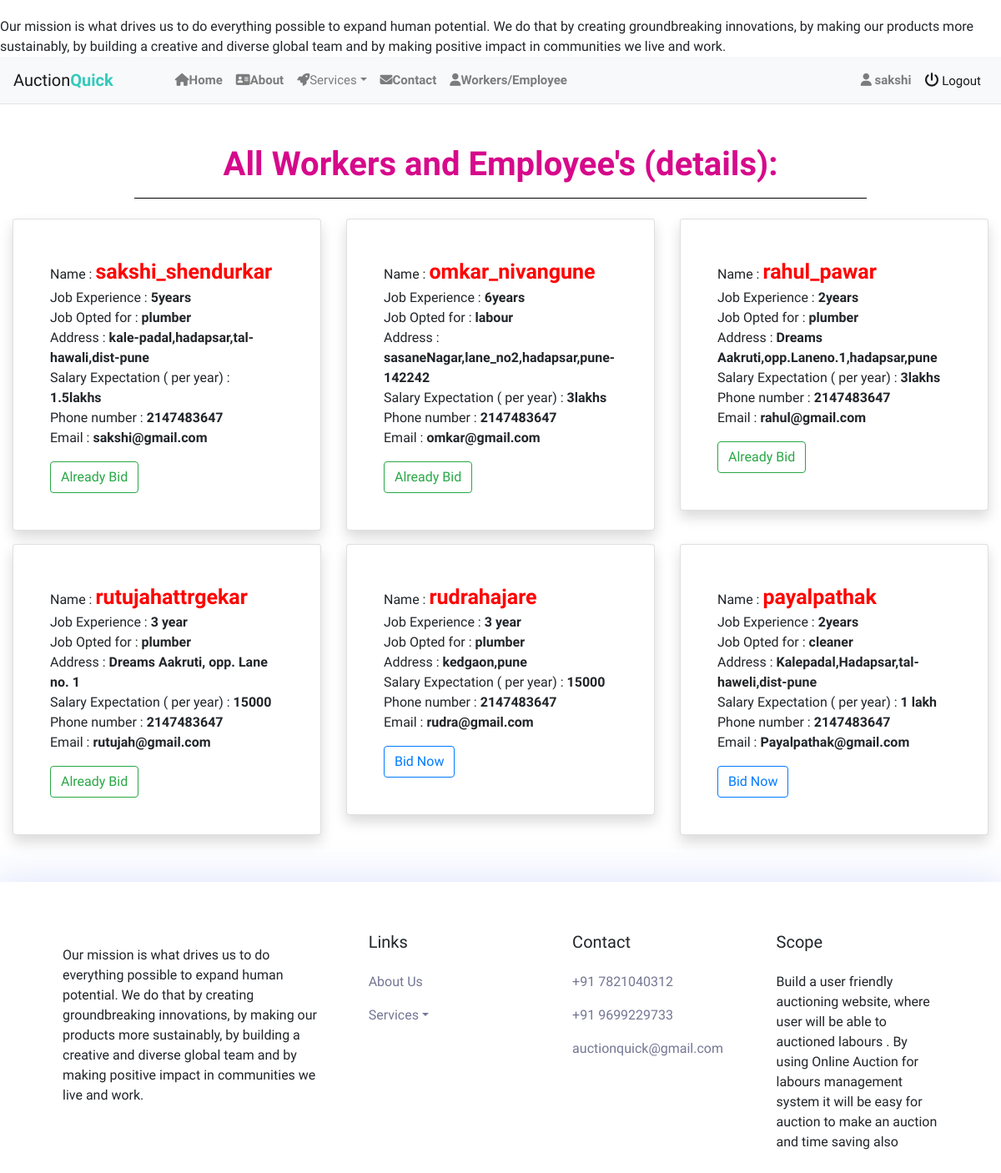
/customer/Workers_Employee.php (signed in), run on the app's committed database.
### tables this page shows
CREATE TABLE `customer` (
  `id` int(11) NOT NULL,
  `db_name` varchar(25) NOT NULL,
  `db_jobExperience` varchar(20) NOT NULL,
  `db_jobOpted` varchar(20) NOT NULL,
  `db_gender` varchar(10) NOT NULL,
  `db_dob` date NOT NULL,
  `db_workAt` varchar(100) NOT NULL,
  `db_workAs` varchar(100) NOT NULL,
  `db_phone` varchar(10) NOT NULL,
  `db_email` varchar(50) NOT NULL,
  `db_pass` varchar(20) NOT NULL
);

CREATE TABLE `users` (
  `id` int(11) NOT NULL,
  `db_name` varchar(20) NOT NULL,
  `db_jobExperience` varchar(20) NOT NULL,
  `db_jobOpted` varchar(20) NOT NULL,
  `db_address` varchar(50) NOT NULL,
  `db_gender` varchar(6) NOT NULL,
  `db_dob` date NOT NULL,
  `db_salary` varchar(10) NOT NULL,
  `db_phone` int(10) NOT NULL,
  `db_email` varchar(50) NOT NULL,
  `db_pass` varchar(20) NOT NULL
);

### customer/custName.php (called while the page is built, shortened)
<?php
include('..//dbconnection.php');
if($_SESSION['is_login']){
 $rEmail = $_SESSION['rEmail'];
}else{
 echo "<script> location.href='../index.php'; </script>";
}
$sql = "SELECT * FROM customer WHERE db_email = '$rEmail'";
$result = $conn->query($sql);
if ($result->num_rows == 1) {
   $row = $result->fetch_assoc();
   $rName = $row['db_name'];
}
?>

### customer/Workers_Employee.php (the view, shortened to what this page needs)
<?php
include('..//dbconnection.php');
include('custName.php');
?>
<!DOCTYPE html>
<html lang="en">
<head>
<link rel="stylesheet" href="https://stackpath.bootstrapcdn.com/bootstrap/4.5.0/css/bootstrap.min.css">
<link rel="stylesheet" href="https://maxcdn.bootstrapcdn.com/font-awesome/4.7.0/css/font-awesome.min.css">
<link href="https://maxcdn.bootstrapcdn.com/font-awesome/4.7.0/css/font-awesome.min.css" rel="stylesheet" />
<link rel="stylesheet" href="path/to/font-awesome/css/font-awesome.min.css">
<link rel="stylesheet" href="home.css">
</head>
<body>
<marquee>Our mission is what drives us to do everything possible to expand human potential. We do that   by creating groundbreaking innovations, by making  our products more sustainably, by building a creative and  diverse global team and by making positive impact in communities we live and work.</marquee>
<nav class="navbar navbar-expand-lg navbar-light bg-light">
<a href="" class="navbar-brand">Auction<b>Quick</b></a>
<div class="collapse navbar-collapse" id="navbarSupportedContent">
<ul class="navbar-nav mr-auto">
<li class="nav-item ">
<a class="nav-link" href=""><b><i class="fa fa-home" aria-hidden="true"></i>Home</b> <span class="sr-only">(current)</span></a>
</li>
<li class="nav-item">
<a class="nav-link" href="About.php"><b><i class="fa fa-address-card" aria-hidden="true"></i>About</b></a>
</li>
<div class="nav-item dropdown">
<a href="" data-toggle="dropdown" class="nav-item nav-link dropdown-toggle"><i class="fa fa-rocket" aria-hidden="true"></i>Services</a>
</div>
<li class="nav-item">
<a class="nav-link" href="contact us.php"><b><i class="fa fa-envelope" aria-hidden="true"></i>Contact</b></a>
</li>
<li class="nav-item">
<a class="nav-link" href="Workers_Employee.php"><b><i class="fa fa-user" aria-hidden="true"></i>Workers/Employee</b></a>
</li>
</ul>
<ul class="navbar-nav ml-auto">
<li class="nav-item ">
          <a class="nav-link " href="bidUserCust.php"><i class="fa fa-user " aria-hidden="true"></i> <b><?php echo $rName ?></b></a>
</li>
<li class="nav-item active" >
<a class="nav-link" href="../logout.php"><i class="fa fa-power-off " style="font-size: 17px;"></i> Logout</a>
</li>
</ul>
</div>
</nav>
  <div class="container-fluid my-5">
  <h1 class="text-center" style="color:#D6098B"><b>All Workers and Employee's (details):</b></h1>
    <hr style="background-color: black;" class=" w-75 mx-auto ">
    <div  class="row mt-3">
        <?php
        $sql = "select * from users";
          $result = mysqli_query($conn,$sql);
          if(mysqli_num_rows($result) > 0){
                  while($row = mysqli_fetch_assoc($result)){
                          $name = $row["db_name"] ;
                          $jobE = $row["db_jobExperience"] ;
                          $jobO = $row["db_jobOpted"];
                          $address = $row["db_address"] ;
                          $salary =  $row["db_salary"] ;
                          $phone =  $row["db_phone"] ;
                          $email= $row["db_email"] ;
                      echo'<div class="col-lg-4 col-md-4 col-12 my-2"> ';
                        echo'<div class="card shadow p-4">';
                          echo'<div class="card-body">';
                            echo'<div class="card-text">Name : <b style=" color:red;font-size:25px">'.$name.'</b></div>';
                            echo'<div class="card-text">Job Experience : <b>'.$jobE.'</b></div>';
                            echo'<div class="card-text">Job Opted for : <b>'.$jobO.'</b></div>';
                            echo'<div class="card-text">Address : <b>'.$address.'</b></div>';
                            echo'<div class="card-text">Salary Expectation ( per year) : <b>'.$salary.'</b></div>';
                            echo'<div class="card-text">Phone number : <b>'.$phone.'</b></div>';
                            echo'<div class="card-text">Email : <b>'.$email.'</b></div>';
                            if($conn){
                                $sql = 'SELECT b_email FROM bid_users WHERE b_email ="'.$row["db_email"].'"';
                                if(mysqli_num_rows(mysqli_query($conn,$sql)) == 1){
                                  echo'<input type="submit" class="btn ntn-sm btn-outline-success mt-3"
                                  value="Already Bid">';
                                }else{
                                  echo'<form action="" method="post">
                                  <input type="hidden" name="tName" value=' .$rName . '>
                                  <input type="hidden" name="id" value=' . $row['id'] . '>
                                  <input type="hidden" name="bName" value=' . $row['db_name'] . '>
                                  <input type="hidden" name="bJobE" value=' . $row['db_jobExperience'] . '>
                                  <input type="hidden" name="bJobO" value=' . $row['db_jobOpted'] . '>
                                  <input type="hidden" name="bAddress" value=' . $row['db_address'] . '>
                                  <input type="hidden" name="bSalary" value=' . $row['db_salary'] . '>
                                  <input type="hidden" name="bPhone" value=' . $row['db_phone'] . '>
                                  <input type="hidden" name="bEmail" value=' . $row['db_email'] . '>
                                  <input type="submit" class="btn ntn-sm btn-outline-primary mt-3"
                                  name="rBid" value="Bid Now"></form>';
                                }
                            }
                          echo'</div>';
                        echo'</div>';
                      echo'</div>';
                }
          }else{
              echo" Empty";
          }
        ?>
    </div>
</div>
<footer class="footer_area section_padding_130_0">
<div class="container">
<div class="row">
<div class="col-12 col-sm-6 col-lg-4">
<div class="single-footer-widget section_padding_0_130">
<p>Our mission is what drives us to do everything possible to expand human potential. We do that   by creating groundbreaking innovations, by making  our products more sustainably, by building a creative and  diverse global team and by making positive impact in communities we live and work.</p>
</div>
</div>
<div class="col-12 col-sm-6 col-lg">
<div class="single-footer-widget section_padding_0_130">
<h5 class="widget-title">Links</h5>
<div class="footer_menu">
<ul>
<li><a href="#">About Us</a></li>
<li class="dropdown">
<a href="#" data-toggle="dropdown" role="button" id="drop5" class="dropdown-toggle">Services<b class="caret"></b></a>
</li>
</ul>
</div>
</div>
</div>
<div class="col-12 col-sm-6 col-lg">
<div class="single-footer-widget section_padding_0_130">
<h5 class="widget-title">Contact</h5>
<div class="footer_menu">
<ul>
<li><a href="tel:+91 7821040312">+91 7821040312</a></li>
<li><a href="tel:+91 9699229733">+91 9699229733</a></li>
<li><a href="sakshishendurkar@gmail.com">auctionquick@gmail.com</a></li>
</ul>
</div>
</div>
</div>
<div class="col-12 col-sm-6 col-lg">
<div class="single-footer-widget section_padding_0_130">
<h5 class="widget-title">Scope</h5>
<p>Build a user friendly auctioning website, where user will be able to auctioned labours . By using Online Auction for labours  management system it will be easy for auction to make an auction and time saving also</p>
</div>
</div>
</div>
</div>
</footer>
</html>

### customer/home.css (style rules this page uses)
body { font-family: 'Varela Round', sans-serif; }
.navbar { background: #fff; padding-left: 16px; padding-right: 16px; border-bottom: 1px solid #dfe3e8; border-radius: 0; }
.navbar .navbar-brand { padding-left: 0; font-size: 20px; padding-right: 50px; }
.navbar .navbar-brand b { color: #33cabb; }
.navbar a { color: #888; font-size: 15px; }
.navbar a, .navbar a:active { color: #888; padding: 8px 20px; background: transparent; line-height: normal; }
body { margin-top:20px; }
.footer_area { position: relative; z-index: 1; overflow: hidden; box-shadow: 0 8px 48px 8px rgba(47, 91, 234, 0.175); padding:60px; }
.footer_area .row { margin-left: -25px; margin-right: -25px; }
.footer_area .row .col, .footer_area .row .col-1, .footer_area .row .col-10, .footer_area .row .col-11, .footer_area .row .col-12, .footer_area .row .col-2, .footer_area .row .col-3, .footer_area .row .col-4, .footer_area .row .col-5, .footer_area .row .col-6, .footer_area .row .col-7, .footer_area .row .col-8, .footer_area .row .col-9, .footer_area .row .col-auto, .footer_area .row .col-lg, .footer_area .row .col-lg-1, .footer_area .row .col-lg-10, .footer_area .row .col-lg-11, .footer_area .row .col-lg-12, .footer_area .row .col-lg-2, .footer_area .row .col-lg-3, .footer_area .row .col-lg-4, .footer_area .row .col-lg-5, .footer_area .row .col-lg-6, .footer_area .row .col-lg-7, .footer_area .row .col-lg-8, .footer_area .row .col-lg-9, .footer_area .row .col-lg-auto, .footer_area .row .col-md, .footer_area .row .col-md-1, .footer_area .row .col-md-10, .footer_area .row .col-md-11, .footer_area .row .col-md-12, .footer_area .row .col-md-2, .footer_area .row .col-md-3, .footer_area .row .col-md-4, .footer_area .row .col-md-5, .footer_area .row .col-md-6, .footer_area .row .col-md-7, .footer_area .row .col-md-8, .footer_area .row .col-md-9, .footer_area .row .col-md-auto, .footer_area .row .col-sm, .footer_area .row .col-sm-1, .footer_area .row .col-sm-10, .footer_area .row .col-sm-11, .footer_area .row .col-sm-12, .footer_area .row .col-sm-2, .footer_area .row .col-sm-3, .footer_area .row .col-sm-4, .footer_area .row .col-sm-5, .footer_area .row .col-sm-6, .footer_area .row .col-sm-7, .footer_area .row .col-sm-8, .footer_area .row .col-sm-9, .footer_area .row .col-sm-auto, .footer_area .row .col-xl, .footer_area .row .col-xl-1, .footer_area .row .col-xl-10, .footer_area .row .col-xl-11, .footer_area .row .col-xl-12, .footer_area .row .col-xl-2, .footer_area .row .col-xl-3, .footer_area .row .col-xl-4, .footer_area .row .col-xl-5, .footer_area .row .col-xl-6, .footer_area .row .col-xl-7, .footer_area .row .col-xl-8, .footer_area .row .col-xl-9, .footer_area .row .col-xl-auto { padding-right: 25px; padding-left: 25px; }
.single-footer-widget { position: relative; z-index: 1; }
.single-footer-widget .widget-title { margin-bottom: 1.5rem; }
.single-footer-widget .footer_menu li a { color: #747794; margin-bottom: 1rem; display: block; font-size: 1rem; }
.single-footer-widget .footer_menu li:last-child a { margin-bottom: 0; }
ol li, ul li { list-style: none; }
ol, ul { margin: 0; padding: 0; }

### data on the page
customer: db_name "sakshi"
users: db_name "sakshi_shendurkar", db_jobExperience "5years", db_jobOpted "plumber", db_address "kale-padal,hadapsar,tal-hawali,dist-pune", db_salary "1.5lakhs", db_phone "2147483647", db_email "sakshi@gmail.com"
users: db_name "omkar_nivangune", db_jobExperience "6years", db_jobOpted "labour", db_address "sasaneNagar,lane_no2,hadapsar,pune-142242", db_salary "3lakhs", db_phone "2147483647", db_email "omkar@gmail.com"
users: db_name "rahul_pawar", db_jobExperience "2years", db_jobOpted "plumber", db_address "Dreams Aakruti,opp.Laneno.1,hadapsar,pune", db_salary "3lakhs", db_phone "2147483647", db_email "rahul@gmail.com"
users: db_name "rutujahattrgekar", db_jobExperience "3 year", db_jobOpted "plumber", db_address "Dreams Aakruti, opp. Lane no. 1", db_salary "15000", db_phone "2147483647", db_email "rutujah@gmail.com"
users: db_name "rudrahajare", db_jobExperience "3 year", db_jobOpted "plumber", db_address "kedgaon,pune", db_salary "15000", db_phone "2147483647", db_email "rudra@gmail.com"
users: db_name "payalpathak", db_jobExperience "2years", db_jobOpted "cleaner", db_address "Kalepadal,Hadapsar,tal-haweli,dist-pune", db_salary "1 lakh", db_phone "2147483647", db_email "Payalpathak@gmail.com"
